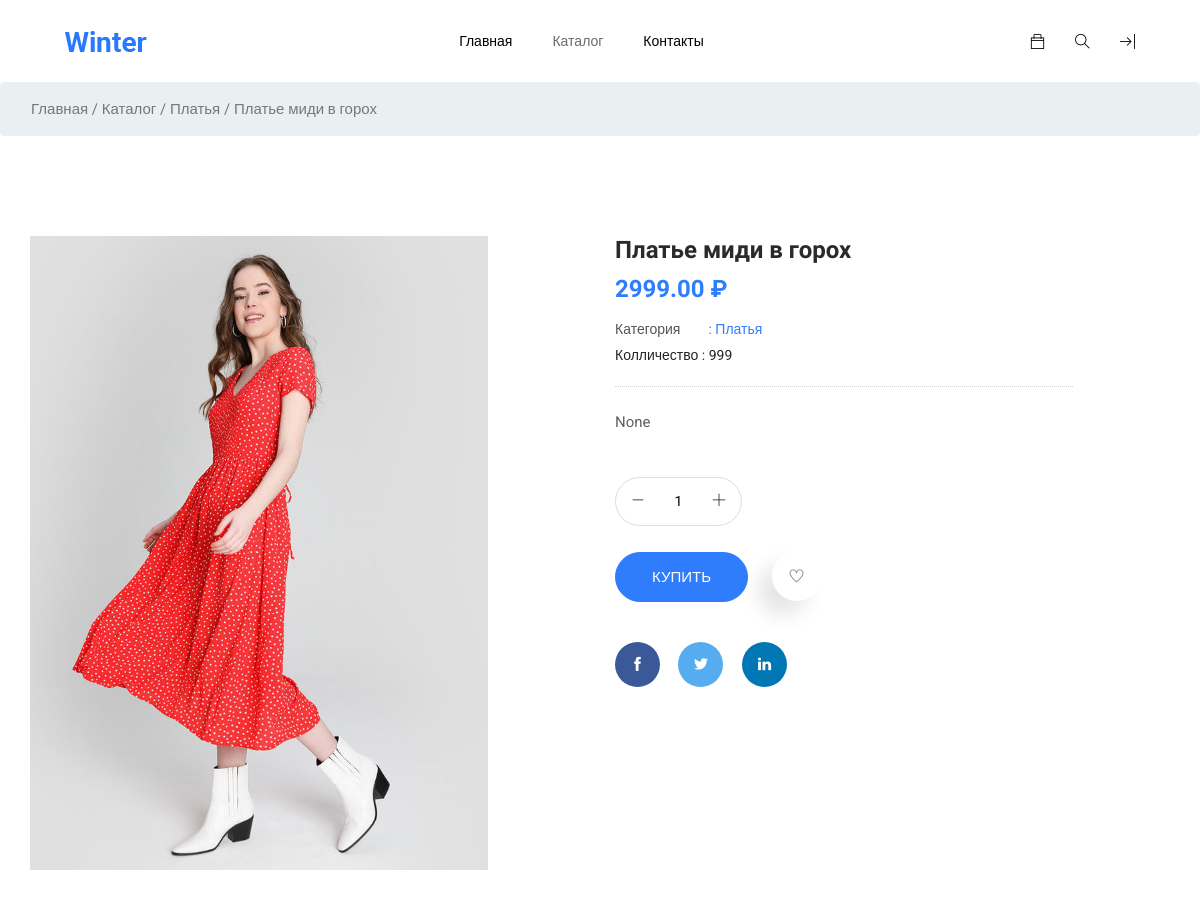
Before: /shop/product/11 (upper part) with the older database file.
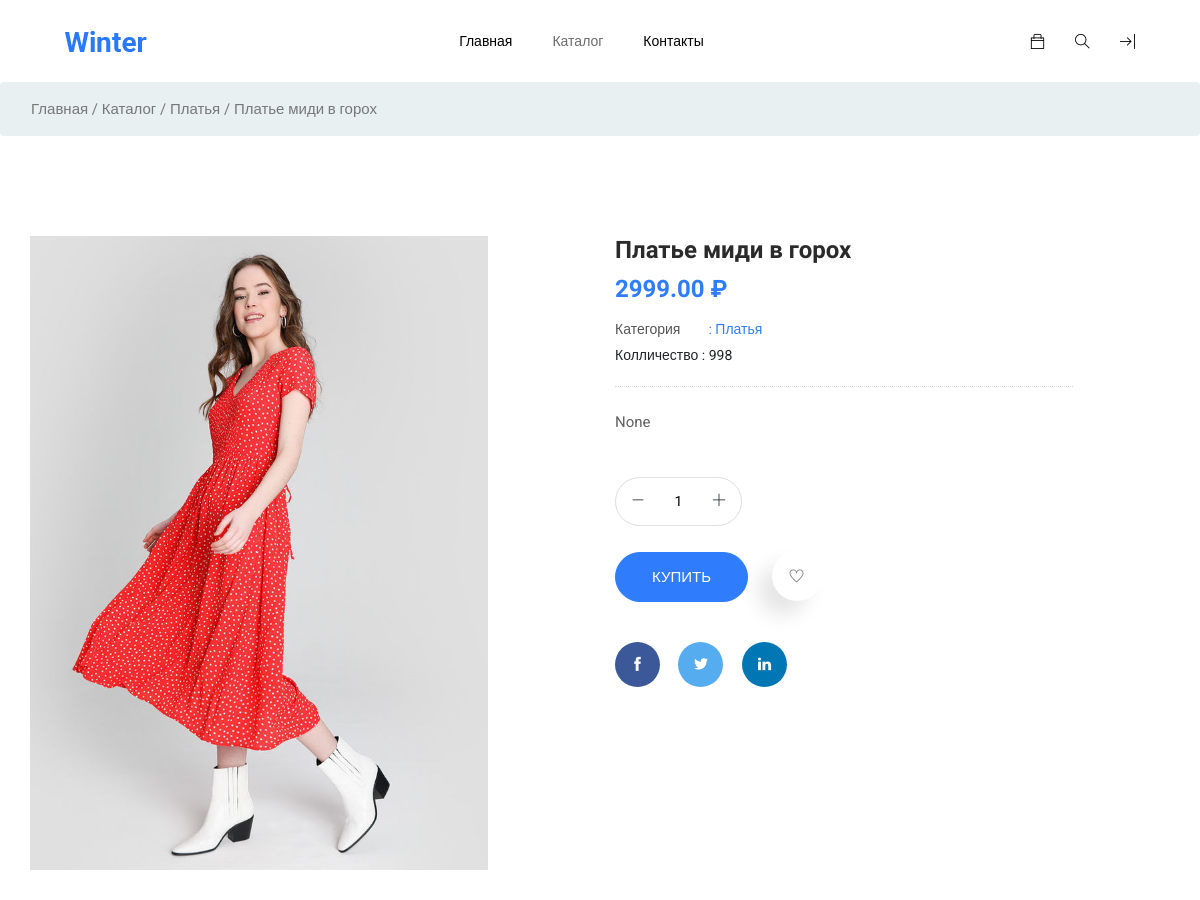
After: the same page with the newer database file.
### shop/models.py (models this page shows, shortened)
class Products(models.Model):
    category = models.ForeignKey(ProductCategories, verbose_name='Категория', on_delete=models.CASCADE)
    title = models.CharField('Название продукта', max_length=128, unique=True)
    image = models.ImageField('Изображение продукта', upload_to='products_images', blank=True)
    short_description = models.CharField('Краткое описание', max_length=255, null=True, blank=True)
    description = models.TextField('Описание продукта', null=True, blank=True)
    price = models.DecimalField('Цена продукта', max_digits=8, decimal_places=2, default=0)
    quantity = models.IntegerField('Колличество на складе', default=0)
    is_active = models.BooleanField('Статус', default=0)
    created_at = models.DateTimeField('Дата создания', auto_now_add=True)
    updated_at = models.DateTimeField('Дата обновления', auto_now=True)
    class Meta:
        verbose_name = "Товары"
        verbose_name_plural = "Товары"

class ProductCategories(models.Model):
    title = models.CharField('Название категории', max_length=128, unique=True)
    short_description = models.CharField('Краткое описание', max_length=255, null=True, blank=True)
    is_active = models.BooleanField('Статус', default=0)
    created_at = models.DateTimeField('Дата создания', auto_now_add=True)
    updated_at = models.DateTimeField('Дата обновления', auto_now=True)
    class Meta:
        verbose_name = "Категории"
        verbose_name_plural = "Категории"

### shop/views.py (the view)
# urls.py: path('product/<int:pk>', ProductView.as_view(), name='product_view')
class ProductView(DetailClass):
    template_name = 'product.html'
    model = Products
    context_object_name = 'product'
    def get_similar_products(self):
        return Products.objects.filter(category=self.object.category.id).exclude(pk=self.object.id).all()
    def get_context_data(self, **kwargs):
        context = super(ProductView, self).get_context_data(**kwargs)
        context['category'] = self.object.category
        context['similar_products'] = self.get_similar_products()
        return context

### cartapp/models.py (called while the page is built)
    @property
    def total_cart_all_products(self):
        count_products = Cart.objects.filter(cart_uuid=self.cart_uuid).aggregate(Sum('quantity'))
        if count_products['quantity__sum']:
            return count_products['quantity__sum']
        return 0

### mainpage/context_processors.py (called while the page is built)
def cart(request):
    return {
        'cart': CartCommon(request.COOKIES.get('cart_uuid'))
    }

### mainpage/views.py (called while the page is built)
    def get(self, request, *args, **kwargs):
        cart_uuid = request.COOKIES.get('cart_uuid')
        if cart_uuid is None:
            cart_uuid = uuid.uuid1()
        response = super(CommonClass, self).get(request, *args, **kwargs)
        response.set_cookie('cart_uuid', value=cart_uuid, max_age=30 * 24 * 60 * 60)
        return response

    def get_context_data(self, **kwargs):
        context = super(DetailClass, self).get_context_data(**kwargs)
        context['title'] = self.object.title
        return context

### shop/templates/product.html (shortened to what this page needs)
{% extends 'base.html' %}
{% load static %}
{% block css %}
<link rel="stylesheet" href="{% static 'css/lightslider.min.css' %}">
{{ block.super }}
{% endblock %}
{% block body_class %}bg-white{% endblock %}
{% block content %}
<section class="breadcrumb breadcrumb_bg">
    <div class="container">
        <div class="row justify-content-center">
            <div class="col-lg-12">
                <div class="breadcrumb_iner">
                    <div class="breadcrumb_iner_item">
                        <p>Главная / Каталог / {{ product.category.title }} / {{ product.title }}</p>
                    </div>
                </div>
            </div>
        </div>
    </div>
</section>
<div class="product_image_area section_padding">
    <div class="container">
        <div class="row s_product_inner">
            <div class="col-lg-5">
                <div class="product_slider_img">
                    <div id="vertical">
                        <div data-thumb="{{ product.image.url }}">
                            <img src="{{ product.image.url }}"/>
                        </div>
                    </div>
                </div>
            </div>
            <div class="col-lg-5 offset-lg-1">
                <div class="s_product_text">
                    <h3>{{ product.title }}</h3>
                    <h2>{{ product.price }} &#8381;</h2>
                    <ul class="list">
                        <li>
                            <a class="active" href="{% url 'shop:category_view' category.id %}">
                                <span>Категория</span> : {{ product.category.title }}
                            </a>
                        </li>
                        <li>
                            <span>Колличество</span> : {{ product.quantity }}
                        </li>
                    </ul>
                    <p>
                        {{ product.short_description }}
                    </p>
                    <div class="card_area">
                        <div class="product_count d-inline-block">
                            <span class="inumber-decrement"> <i class="ti-minus"></i></span>
                            <input class="input-number" type="text" value="1" min="0" max="10">
                            <span class="number-increment"> <i class="ti-plus"></i></span>
                        </div>
                        <div class="add_to_cart">
                            <a href="{% url 'cartapp:add' product.id %}" class="btn_3">Купить</a>
                            <a href="{% url 'cabinetapp:wishlist_add' product.id %}" class="like_us"><i
                                    class="ti-heart"></i></a>
                        </div>
                        <div class="social_icon">
                            <a href="#" class="fb"><i class="ti-facebook"></i></a>
                            <a href="#" class="tw"><i class="ti-twitter-alt"></i></a>
                            <a href="#" class="li"><i class="ti-linkedin"></i></a>
                        </div>
                    </div>
                </div>
            </div>
        </div>
    </div>
</div>
{% endblock %}

Changed rows visible on the page:
changed Products "Платье миди в горох": quantity "999" → "998"
